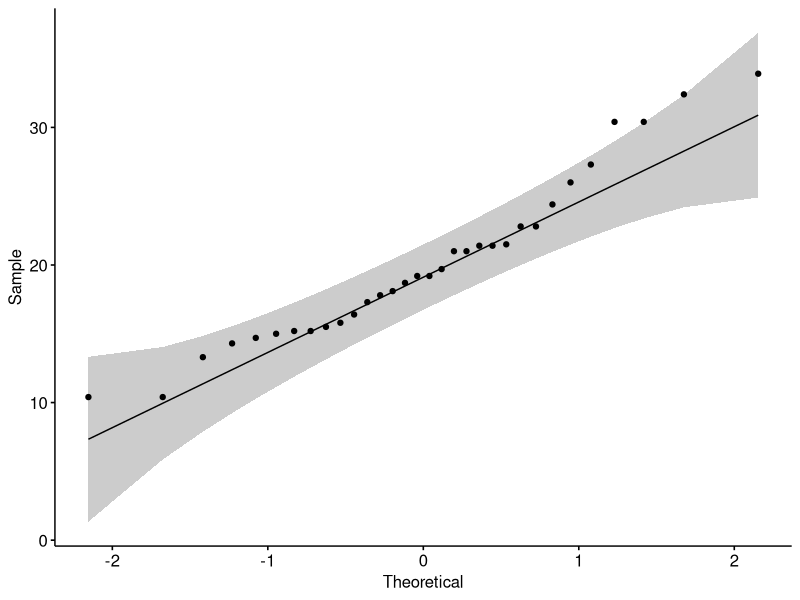

Write R code to recreate this figure. (Note: this script raises an error after producing the figure.)
############## Linear Model Quiz #################################################
# COMPLETE THE FOLLOWING 6 CHALLENGES

############## 1. Check to see if 'mpg' in the 'mtcars' data is normal########
library(tidyverse)
library(ggpubr)
head(mtcars)
shapiro.test(mtcars$mpg)
ggqqplot(mtcars$mpg)

# Make numbered categories into character variables for tests
# Note the names of these new variables
mtcars$motor <- as.character(mtcars$vs)
mtcars$trans <- as.character(mtcars$am)
is.numeric(mtcars$motor)
is.numeric(mtcars$trans)

############## 2. Make a one-way ANOVA testing the influence of 'motor' on 'mpg' ############
mtcars.1anova <- aov(mpg ~ motor, data = mtcars)
summary(mtcars.aov)

############## 3. Are your data heteroscedastic? #####################
bartlett.test(mpg ~ motor, data = mtcars)

############## 4. Make a two-way ANOVA testing the influence of 'motor' and 'trans' on 'mpg' ############
mtcars.2anova <- aov(mpg ~ motor+trans, data = mtcars)
summary(mtcars.aov)

############## 5. Make boxplots for your two ANOVA models from above ####################
ggboxplot(mtcars, x = "motor", y = "mpg",
          ylab = "MPG", xlab = "Motor")

ggboxplot(mtcars, x = "motor", y = "mpg", color = "trans",
          palette = c("hot pink", "chartreuse"))
############## 6. Perform an ANCOVA that uses 'motor' and 'wt' to predict 'mpg'########################
mtcars.ancova <- aov(mpg ~ motor+wt, data = mtcars)
summary(mtcars.aov)

